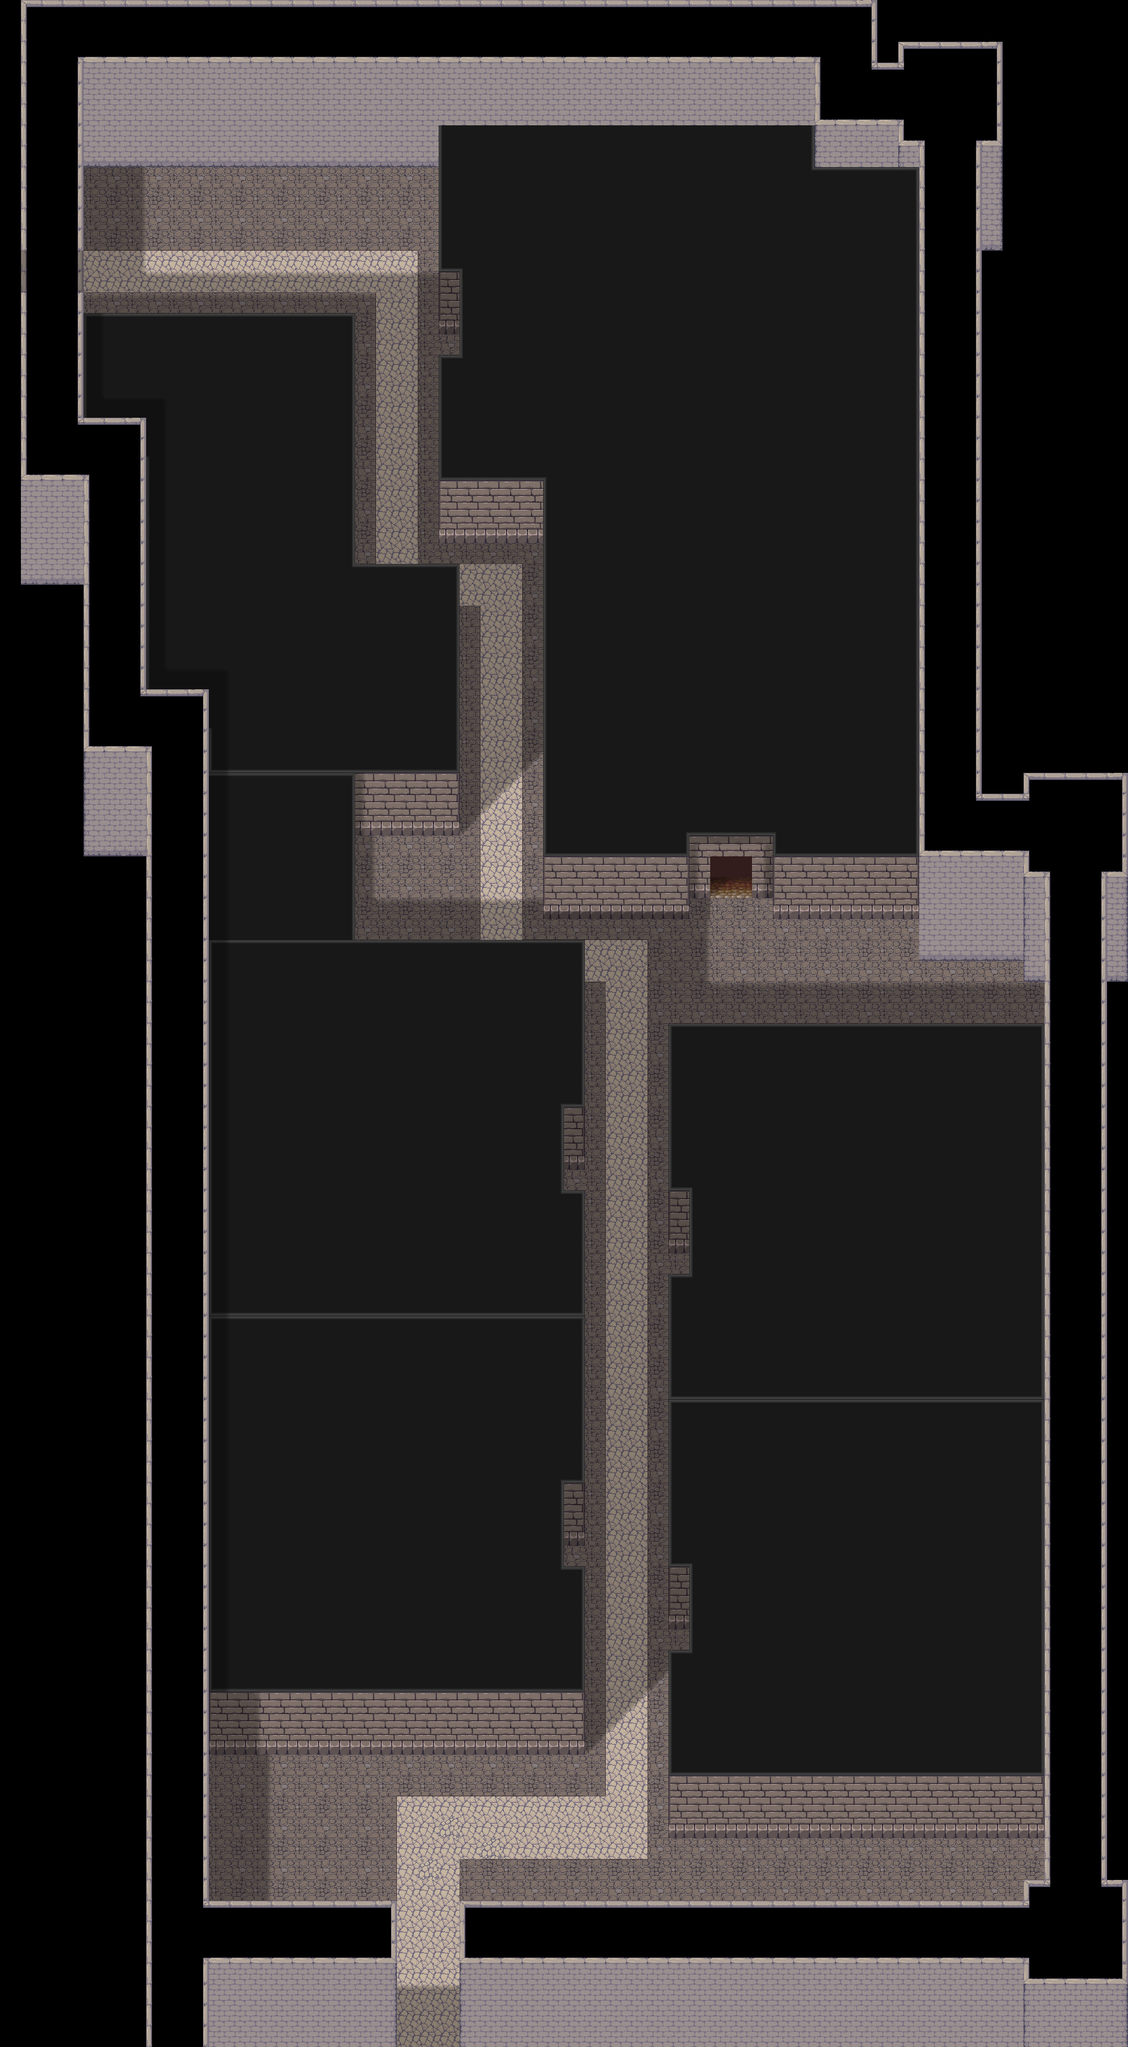

This game map was drawn from its Tiled (.tmx) file and the tilesets committed beside it. A one-line description and the trimmed map source follow:
An orthogonal 54x98 tile map with 32x32 px tiles, 5 tile layers (Ground, Ground Details, Walls, Buildings Base-F1, ...), 2 hidden layers not drawn, 7 tilesets and 41 objects (to-some-quarter, to-little-earth, to-monstro-quarter, to-cloud-quarter, to-little-middle-earth, ...).

<map version="1.11" tiledversion="1.11.2" orientation="orthogonal" renderorder="right-down" width="54" height="98" tilewidth="32" tileheight="32" infinite="0" nextlayerid="10" nextobjectid="46">
 <tileset firstgid="1" source="[A]Wall-Up_pipo.tsx" />
 <tileset firstgid="97" source="Assorted_LPC/lpc-walls/walls.tsx" />
 <tileset firstgid="6241" source="[Town]MageCity_cc0.tsx" />
 <tileset firstgid="6593" source="[Base]BaseChip_pipo.tsx" />
 <tileset firstgid="7593" source="roofs.tsx" />
 <tileset firstgid="11689" source="Assorted_LPC/lpc-floors/floors.tsx" />
 <tileset firstgid="13737" source="[A]LightShadow_pipo.tsx" />
 <imagelayer id="5" name="ref" offsetx="0" offsety="128">
  <image source="vtt-maps/District 6.webp" width="1728" height="2912" />
 </imagelayer>
 <layer id="1" name="Ground" width="54" height="98">
  <properties>
   <property name="z" type="int" value="0" />
  </properties>
  <data>[5292 cells, 4034 non-empty, 8 distinct tile ids]</data>
 </layer>
 <layer id="9" name="Ground Details" width="54" height="98">
  <properties>
   <property name="z" type="int" value="0" />
  </properties>
  <data>[5292 cells, 485 non-empty, 6 distinct tile ids]</data>
 </layer>
 <layer id="3" name="Walls" width="54" height="98">
  <data>[5292 cells, 1302 non-empty, 21 distinct tile ids]</data>
 </layer>
 <layer id="7" name="Buildings Base-F1" width="54" height="98">
  <data>[5292 cells, 2513 non-empty, 24 distinct tile ids]</data>
 </layer>
 <layer id="2" name="Ground Shadows" width="54" height="98">
  <data>[5292 cells, 524 non-empty, 11 distinct tile ids]</data>
 </layer>
 <layer id="8" name="Buildings Top" width="54" height="98" visible="0" opacity="0.5">
  <properties>
   <property name="z" type="int" value="5" />
  </properties>
  <data>[5292 cells, 2730 non-empty, 17 distinct tile ids]</data>
 </layer>
 <layer id="4" name="Roofs" width="54" height="98" visible="0">
  <data>[5292 cells, 0 non-empty, 0 distinct tile ids]</data>
 </layer>
 <objectgroup id="6" name="Object Layer">
  <object id="1" name="to-some-quarter" x="1088" y="2496" width="32" height="64">
   <properties>
    <property name="dest" value="" />
    <property name="destDir" value="r" />
    <property name="destX" type="float" value="0" />
    <property name="destY" type="float" value="0" />
   </properties>
  </object>
  <object id="2" name="to-little-earth" x="1088" y="1920" width="32" height="64">
   <properties>
    <property name="dest" value="somewhere-d6-little-earth-f1" />
    <property name="destDir" value="r" />
    <property name="destX" type="float" value="2" />
    <property name="destY" type="float" value="16" />
   </properties>
  </object>
  <object id="3" name="to-monstro-quarter" x="800" y="1792" width="32" height="64">
   <properties>
    <property name="dest" value="somewhere-d6-monstro-quarter-f1" />
    <property name="destDir" value="l" />
   </properties>
  </object>
  <object id="4" name="to-cloud-quarter" x="800" y="2368" width="32" height="64">
   <properties>
    <property name="dest" value="" />
    <property name="destDir" value="l" />
    <property name="destX" type="float" value="0" />
    <property name="destY" type="float" value="0" />
   </properties>
  </object>
  <object id="6" name="to-little-middle-earth" x="1088" y="1280" width="64" height="64">
   <properties>
    <property name="dest" value="" />
    <property name="destDir" value="u" />
    <property name="destX" type="float" value="0" />
    <property name="destY" type="float" value="0" />
   </properties>
  </object>
  <object id="7" name="to-little-sea" x="480" y="864" width="32" height="64">
   <properties>
    <property name="dest" value="" />
    <property name="destDir" value="l" />
    <property name="destX" type="float" value="0" />
    <property name="destY" type="float" value="0" />
   </properties>
  </object>
  <object id="8" name="to-little-geoss" x="736" y="512" width="32" height="64">
   <properties>
    <property name="dest" value="" />
    <property name="destDir" value="r" />
    <property name="destX" type="float" value="0" />
    <property name="destY" type="float" value="0" />
   </properties>
  </object>
  <object id="9" name="start" x="960" y="1472">
   <point />
  </object>
  <object id="10" x="1024" y="2560" width="576" height="256">
   <properties>
    <property name="collision" type="bool" value="true" />
   </properties>
  </object>
  <object id="11" x="320" y="2432" width="576" height="256">
   <properties>
    <property name="collision" type="bool" value="true" />
   </properties>
  </object>
  <object id="12" x="320" y="1856" width="576" height="512">
   <properties>
    <property name="collision" type="bool" value="true" />
   </properties>
  </object>
  <object id="13" x="320" y="1536" width="576" height="256">
   <properties>
    <property name="collision" type="bool" value="true" />
   </properties>
  </object>
  <object id="14" x="1024" y="1664" width="576" height="256">
   <properties>
    <property name="collision" type="bool" value="true" />
   </properties>
  </object>
  <object id="15" x="1024" y="1984" width="576" height="512">
   <properties>
    <property name="collision" type="bool" value="true" />
   </properties>
  </object>
  <object id="16" x="1600" y="1504" width="96" height="1536">
   <properties>
    <property name="collision" type="bool" value="true" />
   </properties>
  </object>
  <object id="17" x="224" y="1312" width="96" height="1824">
   <properties>
    <property name="collision" type="bool" value="true" />
   </properties>
  </object>
  <object id="19" x="32" y="0" width="96" height="896">
   <properties>
    <property name="collision" type="bool" value="true" />
   </properties>
  </object>
  <object id="20" x="128" y="0" width="1120" height="256">
   <properties>
    <property name="collision" type="bool" value="true" />
   </properties>
  </object>
  <object id="21" x="672" y="256" width="576" height="256">
   <properties>
    <property name="collision" type="bool" value="true" />
   </properties>
  </object>
  <object id="22" x="672" y="576" width="736" height="256">
   <properties>
    <property name="collision" type="bool" value="true" />
   </properties>
  </object>
  <object id="23" x="832" y="832" width="224" height="576">
   <properties>
    <property name="collision" type="bool" value="true" />
   </properties>
  </object>
  <object id="24" x="1184" y="608" width="224" height="800">
   <properties>
    <property name="collision" type="bool" value="true" />
   </properties>
  </object>
  <object id="25" x="1408" y="1408" width="192" height="64">
   <properties>
    <property name="collision" type="bool" value="true" />
   </properties>
  </object>
  <object id="26" x="1568" y="1472" width="160" height="32">
   <properties>
    <property name="collision" type="bool" value="true" />
   </properties>
  </object>
  <object id="29" x="1056" y="1248" width="32" height="128">
   <properties>
    <property name="collision" type="bool" value="true" />
   </properties>
  </object>
  <object id="30" x="1152" y="1248" width="32" height="128">
   <properties>
    <property name="collision" type="bool" value="true" />
   </properties>
  </object>
  <object id="31" x="320" y="960" width="384" height="320">
   <properties>
    <property name="collision" type="bool" value="true" />
   </properties>
  </object>
  <object id="32" x="448" y="928" width="96" height="32">
   <properties>
    <property name="collision" type="bool" value="true" />
   </properties>
  </object>
  <object id="33" x="128" y="576" width="416" height="288">
   <properties>
    <property name="collision" type="bool" value="true" />
   </properties>
  </object>
  </objectgroup>
</map>
<!-- 12 of 41 objects omitted -->
